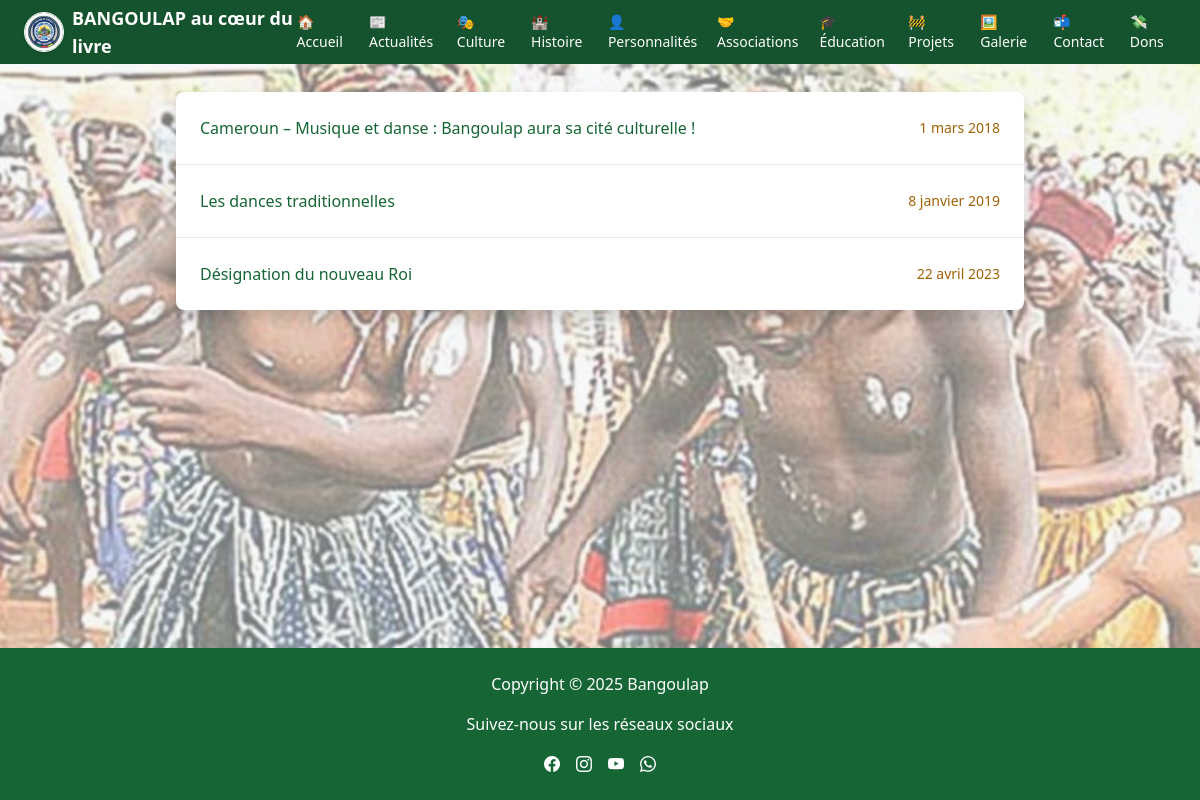
The app's page /actualites/calendrier/ with its own data.
### actualites/models.py (models this page shows)
class Actualite(models.Model):
    titre = models.CharField(max_length=200)
    auteur = models.CharField(max_length=100)
    slug = models.SlugField(unique=True)
    image = models.ImageField(upload_to='actualites/', default='images/default.jpg')  # 👈 ajoute default ici
    contenu = models.TextField()
    date = models.DateField(default=timezone.now)
    publie = models.BooleanField(default=False)

### actualites/views.py (the view)
# urls.py: path('calendrier/', views.calendrier_evenements, name='calendrier'),
def calendrier_evenements(request):
    evenements = Actualite.objects.filter(publie=True).order_by('date')
    return render(request, 'actualites/calendrier.html', {'evenements': evenements})

### actualites/templates/actualites/calendrier.html (shortened to what this page needs)
{% extends 'base.html' %}
{% load static %}
{% block content %}
<div class="max-w-4xl mx-auto px-4">
    <h1 class="text-3xl font-bold text-yellow-800 mb-6">Calendrier des événements</h1>
    <ul class="divide-y divide-gray-200 bg-white shadow rounded-lg">
        {% for evt in evenements %}
        <li class="p-4 flex justify-between items-center hover:bg-yellow-50 transition">
            <a href="{% url 'actualites:detail' slug=evt.slug %}" class="text-green-800 font-medium hover:underline">
                {{ evt.titre }}
            </a>
            <span class="text-sm text-yellow-700 font-medium">{{ evt.date }}</span>
        </li>
        {% empty %}
        <li class="p-4 text-gray-500 italic">Aucun événement trouvé.</li>
        {% endfor %}
    </ul>
</div>
{% endblock %}

### records on screen
Actualite: titre "Cameroun – Musique et danse : Bangoulap aura sa cité culturelle !", date "1 mars 2018"
Actualite: titre "Les dances traditionnelles", date "8 janvier 2019"
Actualite: titre "Désignation du nouveau Roi", date "22 avril 2023"
